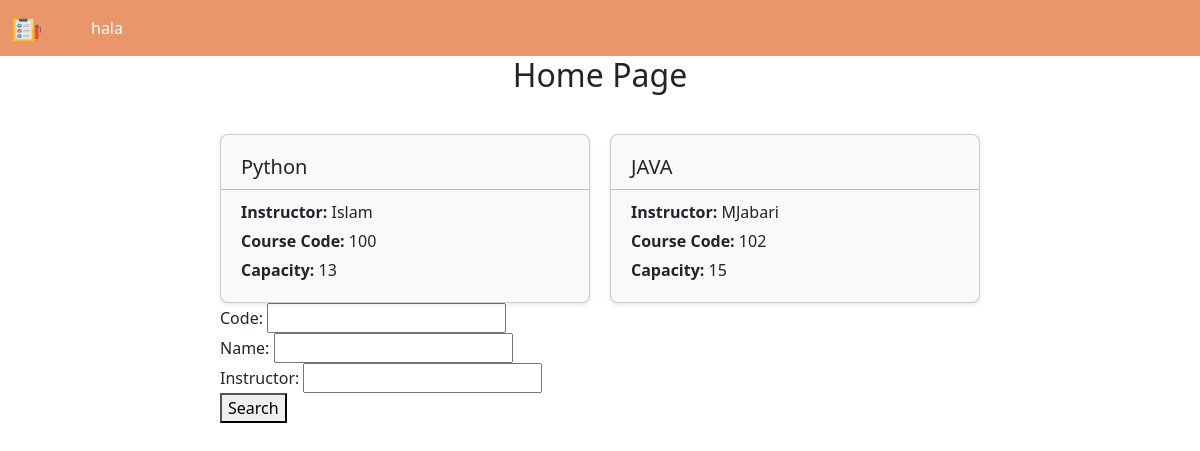
The app's page /home/ (signed in) with its own data.
### bookstore/models.py (models this page shows, shortened)
class Student(models.Model):
    id = models.AutoField(primary_key=True, null=False, default=None)
    name = models.CharField( max_length=90, null=True)
    email= models.EmailField( max_length=90, null=True)
    password = models.CharField(max_length=50, null=True)
    user = models.OneToOneField(User, on_delete=models.CASCADE, null=True)
    is_active = models.BooleanField(default=True)
    def __str__(self):
        return self.name

class Course(models.Model):
    code = models.CharField(max_length=10, unique=True, primary_key=True)
    name = models.CharField(max_length=100, null=True)
    description = models.TextField(null=True)
    instructor = models.CharField(max_length=100, null=True)
    schedule = models.ForeignKey('CourseSchedule', on_delete=models.CASCADE, null=True)
    category = models.ForeignKey(CourseCategory, on_delete=models.CASCADE, null=True)  # Fixed error
    prerequisites = models.ManyToManyField(CourseCategory, related_name='required_courses')  # ManyToManyField for prerequisites
    capacity = models.IntegerField(null=True)

### bookstore/views.py (the view)
# urls.py: 2. Add a URL to urlpatterns:  path('', views.home, name='home')
@login_required(login_url='login')
def home(request):
    user= Student.objects.get()
    courses = Course.objects.all()
    searchFilter = CoursesFilter(request.GET, queryset=courses)
    courses = searchFilter.qs
    context = {
        'courses' : courses,
        'searchFilter' : searchFilter,
        'user': user
    }
    return render(request, "bookstore/home.html", context)

### bookstore/templates/bookstore/home.html (shortened to what this page needs)
{% extends "bookstore/main.html" %}
{% load static %}
{% block content %}
<link rel="stylesheet" type="text/css" href="{% static 'css/home.css' %}">
<link rel="stylesheet" type="text/css" href="{% static 'css/course.css' %}">
    <h2 class="course-page-heading">Home Page</h2>
        <div class="container">
            <div class="card-container">
                {% for item in courses %}
                <div class="card">
                    <div class="card-body">
                        <h5 class="card-title">{{ item.name }}</h5>
                        <hr>
                        <p class="card-text"><strong>Instructor: </strong> {{ item.instructor }}</p>
                        <p class="card-text"><strong>Course Code: </strong> {{ item.code }}</p>
                        <p class="card-text"><strong>Capacity: </strong> {{ item.capacity }}</p>
                    </div>
                </div>
                {% endfor %}
            </div>
            <form action='' method='GET'>
                {{searchFilter.form}}
                <button type="submit">Search</button>
            </form>
</div>
{% endblock content %}

### bookstore/templates/bookstore/navbar.html (shortened to what this page needs)
{% load static %}
<nav class="navbar navbar-expand-lg bg-primary">
    <div class="container-fluid">
      <a class="navbar-brand" href="#">
        <img src="{% static "images/site-logo.png" %}" alt="Bootstrap" width="30" height="24">
      </a>
      <div class="collapse navbar-collapse" id="navbarSupportedContent">
        <ul class="navbar-nav me-auto mb-2 mb-lg-0">
          <li class="nav-item">
            <a class="nav-link" href="#">{{user}}</a>
          </li>
      </div>
    </div>
  </nav>

### static/css/main.css (style rules this page uses)
.navbar { background-color: #EB966A !important; }
.navbar-brand img { margin-right: 5px; }
.navbar-nav .nav-item { margin-right: 10px; }
.navbar-nav .nav-link { color: #ffffff; }

### static/css/course.css (style rules this page uses)
.container { max-width: 800px; margin: 0 auto; padding: 20px; }
.course-page-heading { text-align: center; margin-bottom: 20px; }
.card-container { display: flex; flex-wrap: wrap; gap: 20px; }
.card { flex: 1 1 300px; background-color: #f9f9f9; border-radius: 8px; box-shadow: 0 2px 4px rgba(0, 0, 0, 0.1); transition: transform 0.3s ease; }
.card-body { padding: 20px; }
.card-title { font-size: 20px; margin-bottom: 10px; }
.card-text { margin-bottom: 5px; }
.card hr { margin: 10px -20px; border-top: 1px solid black; width: calc(100% + 40px); }

### records on screen
Student: name "hala"
Course: name "Python", instructor "Islam", code "100", capacity "13"
Course: name "JAVA", instructor "MJabari", code "102", capacity "15"
